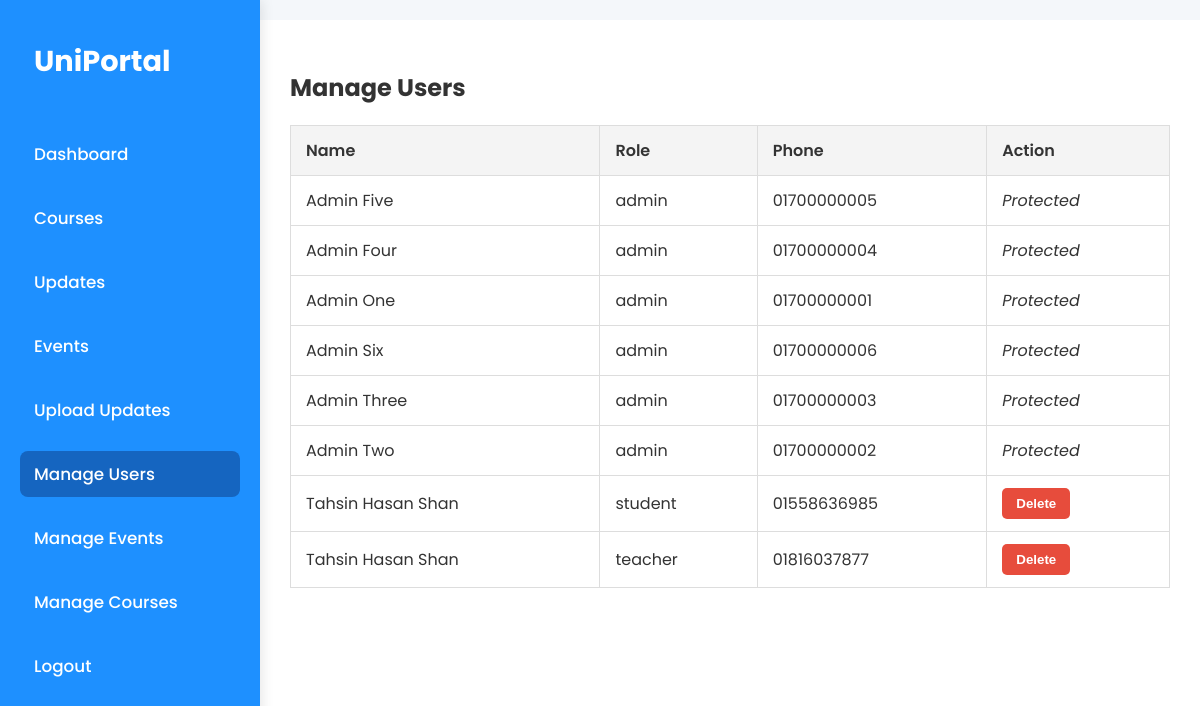
/manage-users (signed in), run on an earlier commit of the app's database.
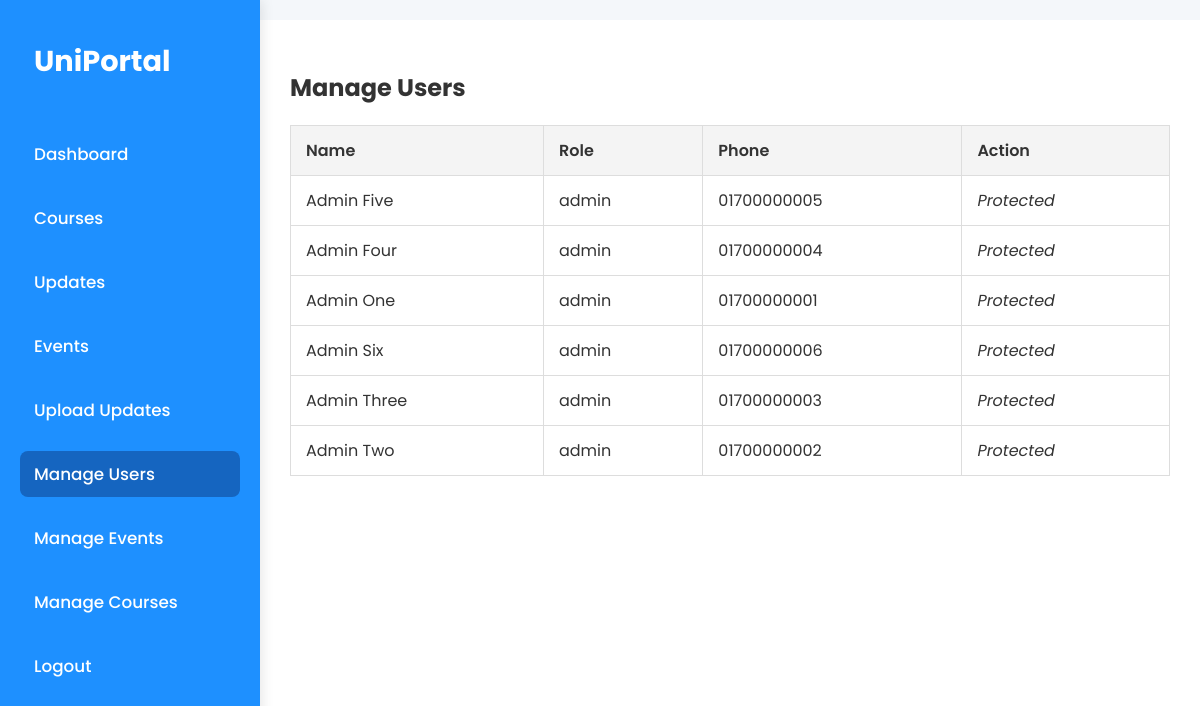
And on a later commit of the database.
### tables this page shows
CREATE TABLE users (
        id INTEGER PRIMARY KEY AUTOINCREMENT,
        name TEXT NOT NULL,
        role TEXT NOT NULL,
        id_num TEXT,
        roll TEXT,
        reg_no TEXT,
        photo TEXT,
        phone TEXT,
        password_hash TEXT NOT NULL
    );

### app.py (the view, shortened to what this page needs)
@app.route('/manage-users', methods=['GET', 'POST'])
@login_required
def manage_users():
    if session.get('role') != 'admin':
        return redirect(url_for('dashboard'))
    conn = get_db_connection()
    users = conn.execute('SELECT id, name, role, phone FROM users ORDER BY role, name').fetchall()
    conn.close()
    return render_template('manage_users.html', users=users)

### app.py (called while the page is built)
def get_db_connection():
    conn = sqlite3.connect('database.db')
    conn.row_factory = sqlite3.Row
    return conn

def login_required(f):
    @wraps(f)
    def decorated_function(*args, **kwargs):
        if 'user_id' not in session:
            return redirect(url_for('login'))
        return f(*args, **kwargs)
    return decorated_function

@app.context_processor
def inject_user_role():
    return dict(role=session.get('role'))

### templates/manage_users.html (shortened to what this page needs)
{% extends 'dashboard_base.html' %}
{% block content %}
<h2>Manage Users</h2>
<table class="styled-table">
    <thead>
        <tr>
            <th>Name</th>
            <th>Role</th>
            <th>Phone</th>
            <th>Action</th>
        </tr>
    </thead>
    <tbody>
        {% for user in users %}
        <tr>
            <td>{{ user.name }}</td>
            <td>{{ user.role }}</td>
            <td>{{ user.phone }}</td>
            <td>
                {% if user.role != 'admin' %}
                <form method="POST" onsubmit="return confirm('Are you sure you want to delete this user?');" style="display:inline;">
                    <button type="submit" class="btn-danger">Delete</button>
                </form>
                {% else %}
                <em>Protected</em>
                {% endif %}
            </td>
        </tr>
        {% endfor %}
    </tbody>
</table>
{% endblock %}

### templates/dashboard_base.html (shortened to what this page needs)
<!DOCTYPE html>
<html lang="en">
<head>
  <link rel="stylesheet" href="{{ url_for('static', filename='css/style.css') }}" />
</head>
<body class="dashboard-body">
  <div class="dashboard-wrapper">
    <aside class="sidebar" id="sidebar">
      <a href="/dashboard" class="logo"><h3>UniPortal</h3></a>
      <a href="/dashboard" class="{% if request.path == '/dashboard' %}active{% endif %}">Dashboard</a>
      <a href="/courses" class="{% if request.path.startswith('/courses') %}active{% endif %}">Courses</a>
      <a href="/updates" class="{% if request.path.startswith('/updates') %}active{% endif %}">Updates</a>
      <a href="/events" class="{% if request.path.startswith('/events') %}active{% endif %}">Events</a>
      {% if role == 'teacher' or role == 'admin' %}
        <a href="/upload_update" class="{% if request.path.startswith('/upload_update') %}active{% endif %}">Upload Updates</a>
      {% endif %}
      {% if role == 'admin' %}
        <a href="/manage-users" class="{% if request.path.startswith('/manage-users') %}active{% endif %}">Manage Users</a>
        <a href="/manage-events" class="{% if request.path.startswith('/manage-events') %}active{% endif %}">Manage Events</a>
        <a href="/admin/manage_course" class="{% if request.path.startswith('/admin/manage_course') %}active{% endif %}">Manage Courses</a>
      {% endif %}
      <a href="/logout">Logout</a>
    </aside>
    <main class="main-content">
      {% block content %}{% endblock %}
    </main>
  </div>
</body>
</html>

### static/css/style.css (style rules this page uses)
body { font-family: 'Poppins', sans-serif; margin: 0; background-color: #f4f7fa; color: #333; }
.dashboard-body { display: flex; min-height: 100vh; flex-direction: row; }
.sidebar { width: 220px; background-color: #1e90ff; color: white; padding: 30px 20px; position: fixed; top: 0; left: 0; height: 100vh; box-shadow: 2px 0 12px rgba(0, 0, 0, 0.1); display: flex; flex-direction: column; gap: 18px; transition: transform 0.3s ease; z-index: 1500; }
.sidebar h3 { margin: 0 0 20px 0; font-size: 1.8rem; font-weight: 700; }
.sidebar a { color: white; text-decoration: none; font-size: 1.05rem; padding: 10px 14px; border-radius: 8px; transition: background-color 0.3s ease; font-weight: 500; }
.sidebar a:hover, .sidebar a.active { background-color: #1565c0; }
.dashboard-wrapper { display: flex; width: 100%; }
.styled-table { width: 100%; border-collapse: collapse; }
.styled-table th, .styled-table td { padding: 12px 15px; border: 1px solid #ddd; text-align: left; }
.styled-table th { background-color: #f4f4f4; font-weight: 600; }
.main-content { margin-left: 260px; padding: 30px; background-color: #fff; flex-grow: 1; min-height: 100vh; box-sizing: border-box; margin-top: 20px; transition: margin-left 0.3s ease; }

What changed in the data, as far as the page shows it:
removed users: name "Tahsin Hasan Shan", role "student", phone "01558636985"
removed users: name "Tahsin Hasan Shan", role "teacher", phone "01816037877"
